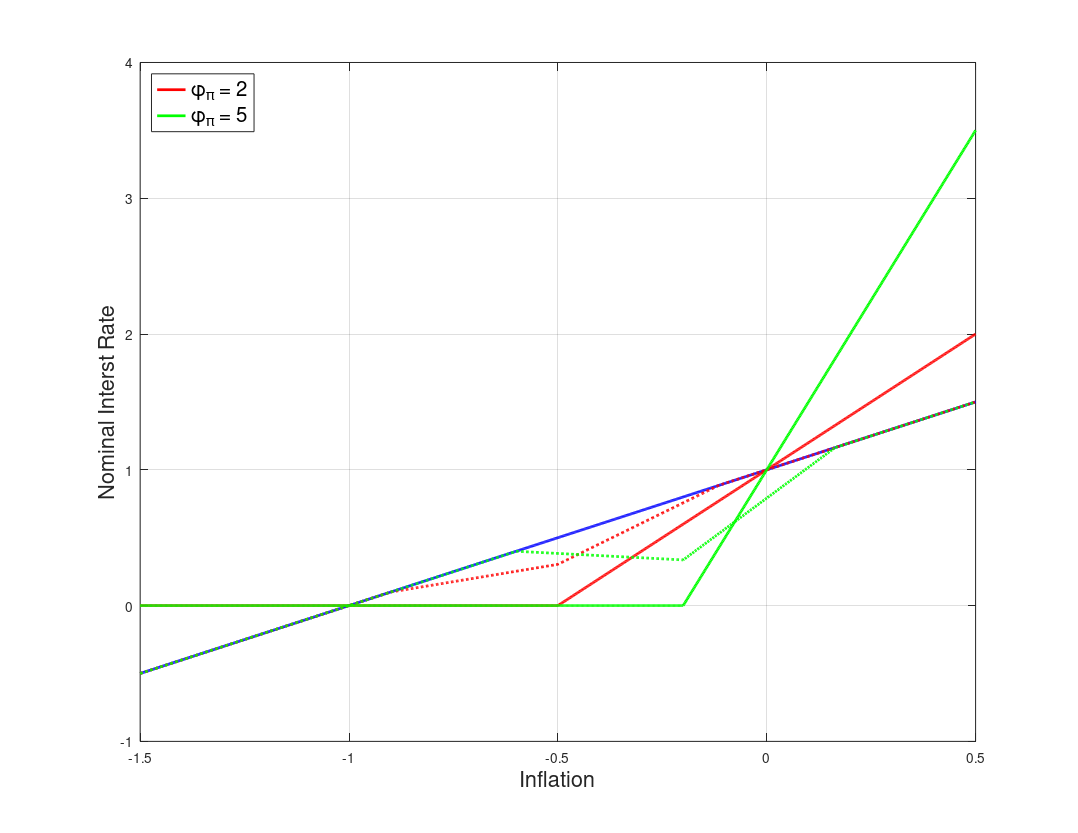

Write MATLAB code to recreate this figure.
%--------------------------------------------------------------------------
% File Name: RAFR_cPHIpi.m
% Author: Philip Coyle
% Date Created: 01/07/2019
% cd /mq/philipprojects/RA_Work/Taisuke_Nakata/Zero_Lower_Bound/DeflationaryRegime/RSSInflation/Codes/3state_iid_shock
% RAFR_cPHIpi
%--------------------------------------------------------------------------

clear all
close all
clc

%% Model Calibration
cBET = 1/1.0025;
cSIGMA = 1;
cKAPPA = 0.02;
cPHIpi_grid = [2 5];
cRstar = 1/400;
cSHOCK = 0.05;
p_m = 0.5; %Probability of being in the middle state 

%% Housekeeping
% Set Grid Intervals
pi_m_low = -1.5/400;
pi_m_high = 0.5/400;
numgrid = 1001;
pi_m = linspace(pi_m_low,pi_m_high, numgrid)';

% Allocate Space
tr = zeros(numgrid,length(cPHIpi_grid));
rafr = zeros(numgrid,length(cPHIpi_grid));

for j = 1:length(cPHIpi_grid)
    cPHIpi = cPHIpi_grid(j);   
    titles = {'\phi_{\pi} = 2','\phi_{\pi} = 6','\phi_{\pi} = 10'};
       

    % Find max inflation that leads to ZLB binding
    bound = -cRstar/cPHIpi;

    inx_m = find(min(abs(pi_m - bound)) == abs(pi_m - bound));
    % Find pi_m point where middle state interst rate binds
    pi_m_zlb = pi_m(inx_m);

    % Taylor Rule
    tr(:,j) = max(0,cRstar + cPHIpi*pi_m);

    % 'Riskless' Fisher Relation
    fr = pi_m + cRstar;

    %% Policy Functions from below (Assume middle state interst rate binds)
    % Low  High state inflation & expected inflation (as functions of middle state inflation)
    pi_l_b = pi_m - cKAPPA*cSIGMA*cSHOCK;
    pi_h_b = (pi_m - cKAPPA*cSIGMA*(cRstar - cSHOCK))/(1+cKAPPA*cSIGMA*cPHIpi);
    exp_pi_b = (1-p_m)/2*pi_l_b + p_m*pi_m + (1-p_m)/2*pi_h_b;

    % Low Middle and High state output & expected output (as functions of middle state inflation)
    y_m_b = (pi_m - cBET*exp_pi_b)/cKAPPA;
    y_l_b = y_m_b - cSIGMA*cSHOCK;
    y_h_b = y_m_b - cSIGMA*(cRstar + cPHIpi*pi_h_b - cSHOCK);
    exp_y_b = (1-p_m)/2*y_l_b + p_m*y_m_b + (1-p_m)/2*y_h_b;

    % Find pi_m point where high state interst rate binds
    inx_lb = find(min(abs(pi_h_b - bound)) == abs(pi_h_b - bound));
    pi_lb_zlb = pi_m(inx_lb);

    %% Policy Functions from above (Assume middle state interst rate does not bind)
    % Low  High state inflation & expected inflation (as functions of middle state inflation)
    pi_l_a = pi_m*(1+cKAPPA*cSIGMA*cPHIpi) + cKAPPA*cSIGMA*(cRstar - cSHOCK);
    pi_h_a = pi_m + (cKAPPA*cSIGMA*cSHOCK)/(1+cKAPPA*cSIGMA*cPHIpi);
    exp_pi_a = (1-p_m)/2*pi_l_a + p_m*pi_m + (1-p_m)/2*pi_h_a;

    % Low Middle and High state output & expected output (as functions of middle state inflation)
    y_m_a = (pi_m - cBET*exp_pi_a)/cKAPPA;
    y_l_a = y_m_a + cSIGMA*(cPHIpi*pi_m + cRstar - cSHOCK);
    y_h_a = y_m_a + cSIGMA*(cPHIpi*(pi_m - pi_h_a) + cSHOCK);
    exp_y_a = (1-p_m)/2*y_l_a + p_m*y_m_a + (1-p_m)/2*y_h_a;

    % Find pi_m point where low state interst rate binds
    inx_ub = find(min(abs(pi_l_a - bound)) == abs(pi_l_a - bound));
    pi_ub_zlb = pi_m(inx_ub);

    %% Define Risk Adjusted Fisher Relationship   
    for i = 1:numgrid
        if pi_m(i) < pi_lb_zlb || pi_m(i) > pi_ub_zlb
            rafr(i,j) = pi_m(i) + cRstar;
        elseif pi_m(i) <= pi_m_zlb
            rafr(i,j) = cRstar + pi_m(i) + (exp_pi_b(i) - pi_m(i)) + 1/cSIGMA*(exp_y_b(i) - y_m_b(i));
        elseif pi_m(i) <= pi_ub_zlb
            rafr(i,j) = cRstar + pi_m(i) + (exp_pi_a(i) - pi_m(i)) + 1/cSIGMA*(exp_y_a(i) - y_m_a(i));
        end
    end
end

%% Plotting
colors = {'r','g','m'};

fig(1) = figure(1);
grid on
box on
hold on
plot(400*pi_m, 400*fr,'Color','b','LineWidth',2);
for j = 1:length(cPHIpi_grid)
    h(j) = plot(400*pi_m, 400*tr(:,j),'Color',colors{j},'LineWidth',2);
    plot(400*pi_m, 400*rafr(:,j),'Color',colors{j},'LineStyle',':','LineWidth',2);
%     p1 = plot(400*pi_lb_zlb(j),400*rafr(inx_lb(j)));
%     p2 = plot(400*pi_ub_zlb(j),400*rafr(inx_ub(j)));
%     set([p1 p2],'Marker','o','MarkerEdgeColor','k','MarkerFaceColor', 'k','MarkerSize',8)
end

xlabel('Inflation','FontSize',16)
ylabel('Nominal Interst Rate','FontSize',16)
% L = legend([h(1) h(2) h(3)],'\phi_{pi} = 2','\phi_{pi} = 6','\phi_{pi} = 10');
L = legend([h(1) h(2)],'\phi_{\pi} = 2','\phi_{\pi} = 5');
set(L,'Location','NorthWest','Fontsize',15)

set(fig(1),'PaperOrientation','Landscape');
set(fig(1),'PaperPosition',[0 0 11 8.5]);
print(fig(1),'-depsc','RAFR_varycPHIpi.eps');
